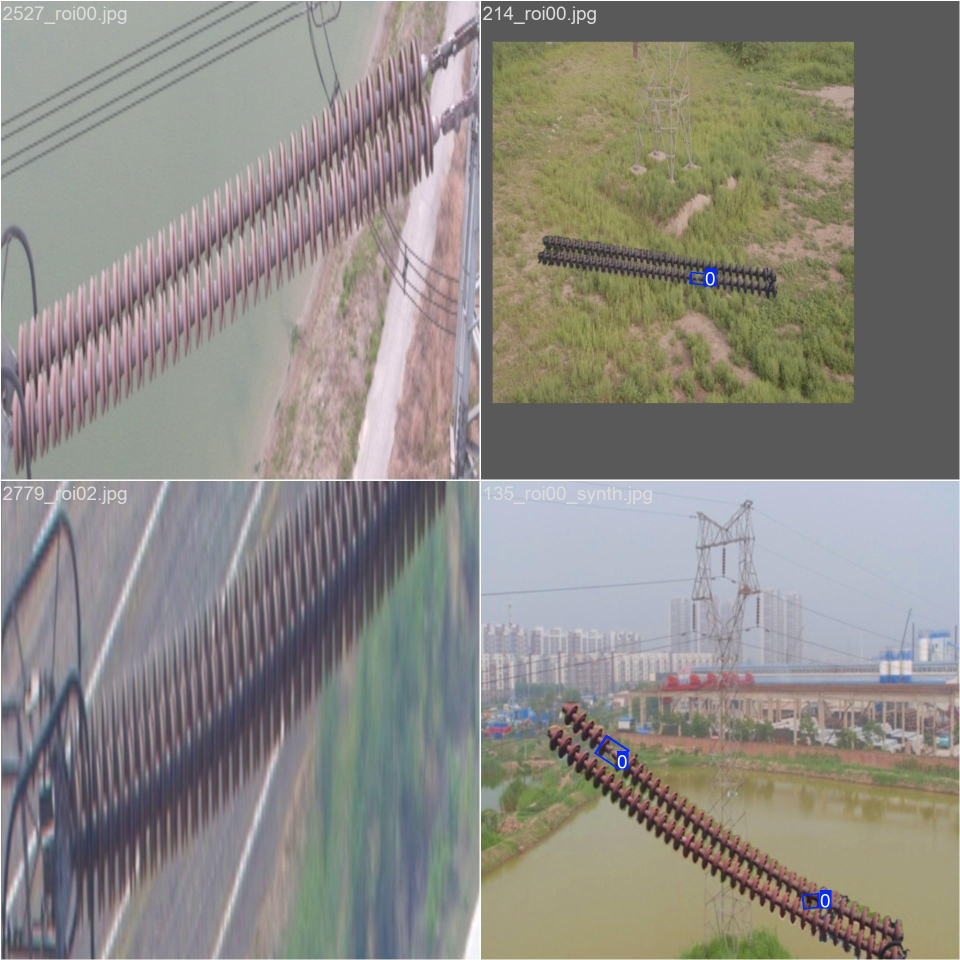
#> input picture data-9.12/runs/ablation_constrained_stats-2/train_batch34381.jpg, 1920 x 1920 px, given as the content of the folder obb_dataset/images/train, which was not available (shown at 1/2 size)
$ python generate_entity_masks_from_obb.py
#> lines starting #> are read from the running program, lines starting #| are printed output that depends on the picture
"""Rasterize OBB polygons into approximate insulator entity masks."""
from __future__ import annotations
import argparse
from pathlib import Path
import cv2
import numpy as np

def main():
    p = argparse.ArgumentParser()
    p.add_argument('--images', default='obb_dataset/images/train')
    p.add_argument('--labels', default='obb_dataset/labels/train')
    p.add_argument('--out', default='datasets/CPLID_ROI/masks/train')
    p.add_argument('--class-id', type=int, default=0)
    a = p.parse_args(); out = Path(a.out); out.mkdir(parents=True, exist_ok=True)
    made = skipped = 0
    for ip in sorted(Path(a.images).iterdir()):
        if ip.suffix.lower() not in {'.jpg','.jpeg','.png','.bmp'}: continue
        im = cv2.imread(str(ip), cv2.IMREAD_GRAYSCALE)
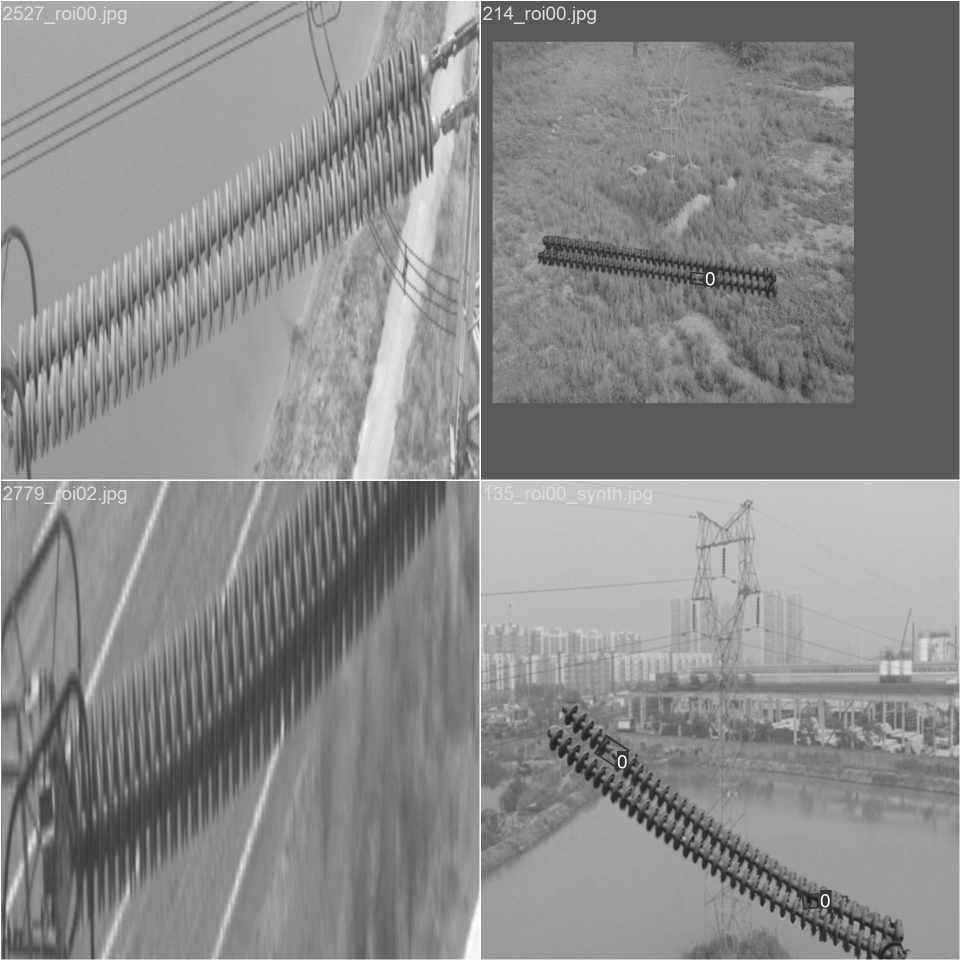
#> im: shape (1920, 1920) (shown at 1/2 size); min 23, max 255, mean 137.8
        if im is None: skipped += 1; continue
        h,w = im.shape; mask = np.zeros((h,w), np.uint8)
#> after `h, w = im.shape`: h = 1920; w = 1920
        lp = Path(a.labels) / f'{ip.stem}.txt'
        if lp.exists():
            for line in lp.read_text(encoding='utf-8').splitlines():
                q=line.split()
                if len(q)!=9 or int(float(q[0]))!=a.class_id: continue
                pts=np.asarray([float(v) for v in q[1:]], np.float32).reshape(4,2)
                pts[:,0]*=w; pts[:,1]*=h
                cv2.fillPoly(mask,[np.round(pts).astype(np.int32)],255)
        if not np.any(mask): skipped += 1; continue
        cv2.imwrite(str(out/f'{ip.stem}.png'),mask); made += 1
    print(f'Entity masks written: {made}; skipped: {skipped}; output: {out}')
if __name__ == '__main__': main()

$ run again, on data-9.12/runs/ablation_constrained_stats-2/train_batch34382.jpg
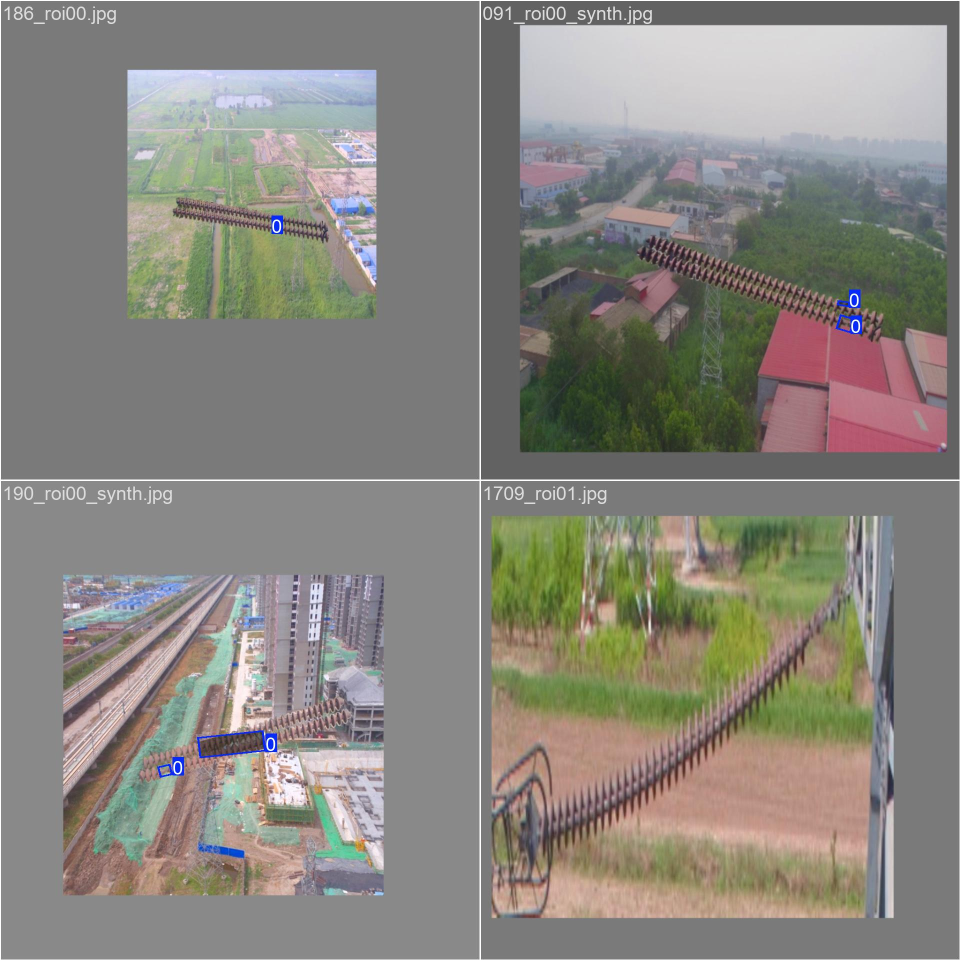
#> input picture data-9.12/runs/ablation_constrained_stats-2/train_batch34382.jpg, 1920 x 1920 px, given as the content of the folder obb_dataset/images/train, which was not available (shown at 1/2 size)
#> in main, `im = cv2.imread(str(ip), cv2.IMREAD_GRAYSCALE)`:
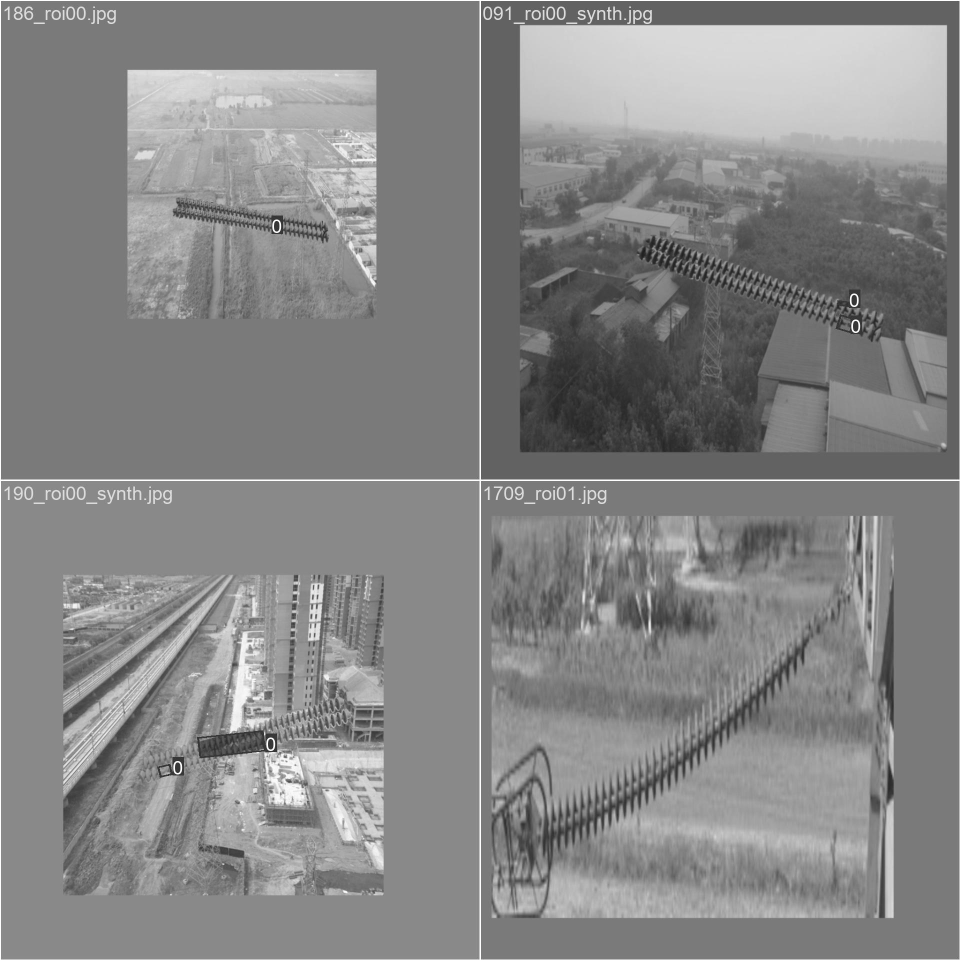
#> im: shape (1920, 1920) (shown at 1/2 size); min 20, max 255, mean 133.6

$ run again, on data-9.12/runs/ablation_constrained_stats-2/val_batch0_pred.jpg
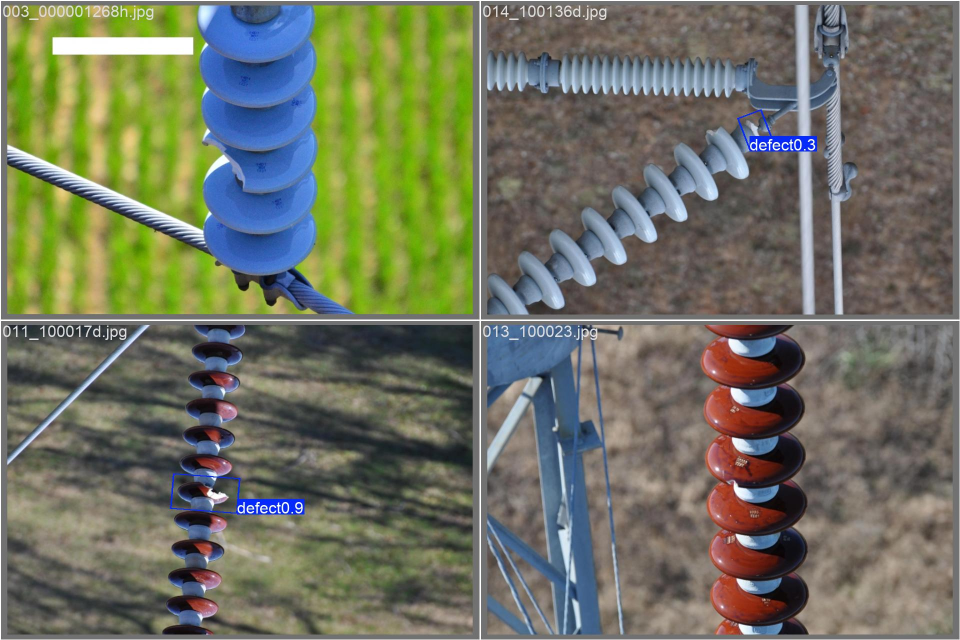
#> input picture data-9.12/runs/ablation_constrained_stats-2/val_batch0_pred.jpg, 1920 x 1280 px, given as the content of the folder obb_dataset/images/train, which was not available (shown at 1/2 size)
#> in main, `im = cv2.imread(str(ip), cv2.IMREAD_GRAYSCALE)`:
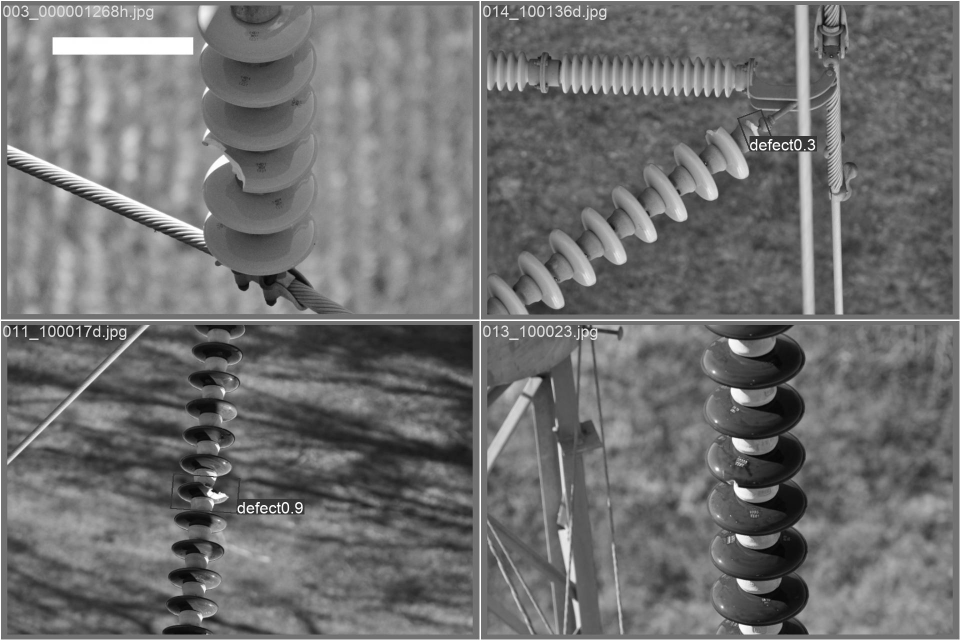
#> im: shape (1280, 1920) (shown at 1/2 size); min 2, max 255, mean 112
